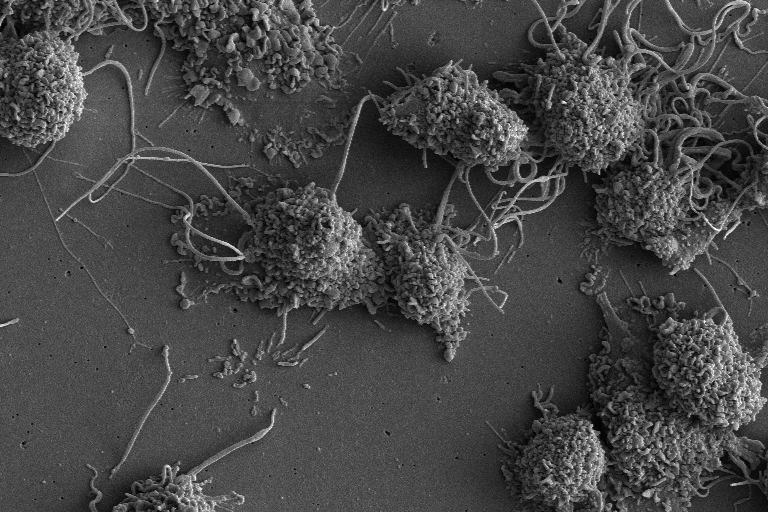
#> input picture Datasets/Lung_Cells_DC_Split_overlap/train/Lung Cells Exposed to Crystalline Silica (CS)/CS_Bottom of Insert_DC_02052021_5KV_1000_ETD-HV_5_12_9.png, 768 x 512 px, found by its file name; its folder holds only this picture in this run
$ python image_crop_overlap.py
#> lines starting #> are read from the running program, lines starting #| are printed output that depends on the picture
import os
from PIL import Image

# Function to divide an image into smaller sections with 50% overlap
def divide_image(image_path, output_folder, image_name, tile_size=(768, 512), overlap=0.5):
#> called with tile_size = (768, 512), overlap = 0.5
    img = Image.open(image_path)
#> img is the input picture: PIL image 768x512 L; min 1, max 255, mean 70.5
    img = img.crop((0, 0, img.width, 1024))  # Ensure the image height is 1024
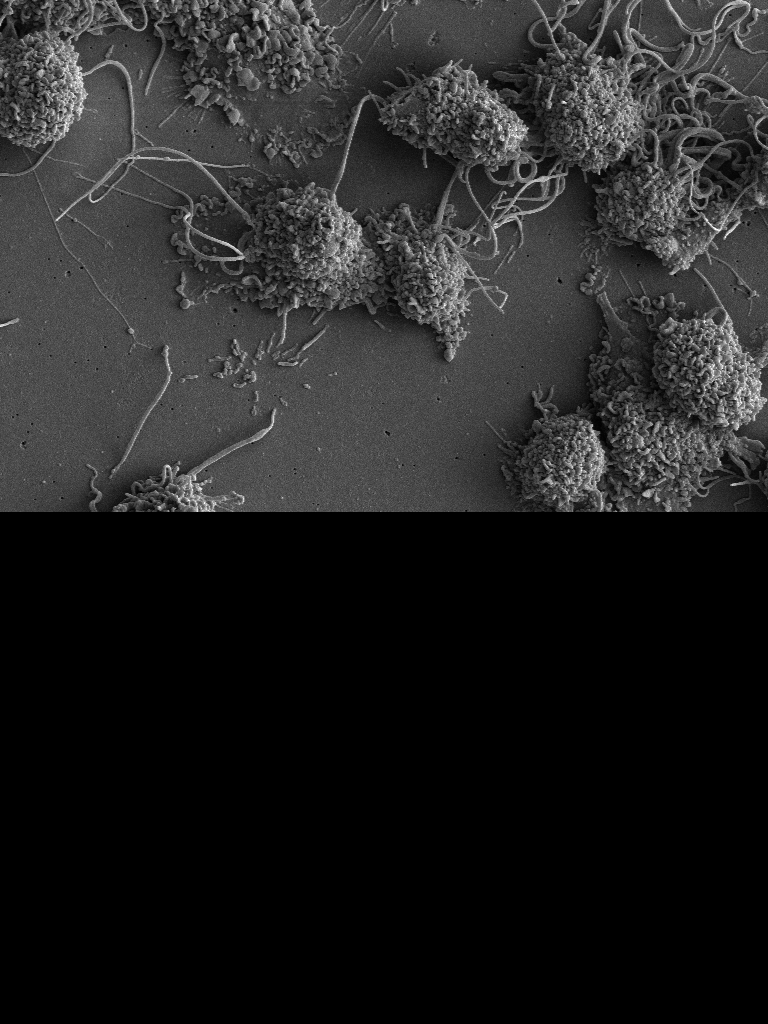
#> img: PIL image 768x1024 L; min 0, max 255, mean 35.2
    img_width, img_height = img.size
#> img_width = 768; img_height = 1024

    count = 0
    step_x = int(tile_size[0] * (1 - overlap))  # 50% of tile width (384)
    step_y = int(tile_size[1] * (1 - overlap))  # 50% of tile height (256)

    for y in range(0, img_height - tile_size[1] + 1, step_y):
        for x in range(0, img_width - tile_size[0] + 1, step_x):
            box = (x, y, x + tile_size[0], y + tile_size[1])
            cropped_img = img.crop(box)
            save_path = os.path.join(output_folder, f"{image_name}_{count}.png")
            cropped_img.save(save_path)
            print(f"Saved image: {save_path}")
            count += 1
#> this loop made 3 passes
#> pass 2, in divide_image, `cropped_img.save(save_path)`:
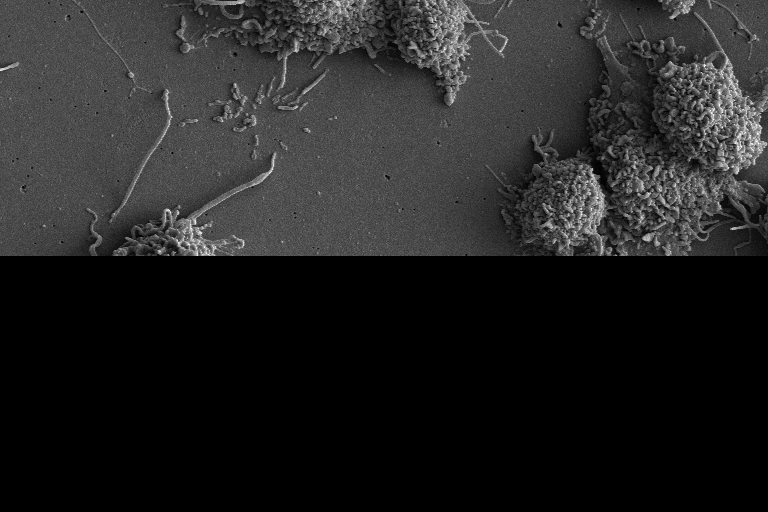
#> saved as CS_Bottom of Insert_DC_02052021_5KV_1000_ETD-HV_5_12_9_1.png: PIL image 768x512 L; min 0, max 255, mean 35.6
#> after the loop: cropped_img: PIL image 768x512 L; every value is 0
#> after the loop, count = 3

    # Handle the right and bottom edges
    for y in range(0, img_height - tile_size[1] + 1, step_y):
        box = (img_width - tile_size[0], y, img_width, y + tile_size[1])
        cropped_img = img.crop(box)
        save_path = os.path.join(output_folder, f"{image_name}_{count}.png")
        cropped_img.save(save_path)
        print(f"Saved image: {save_path}")
        count += 1
#> after the loop, count = 6

    for x in range(0, img_width - tile_size[0] + 1, step_x):
        box = (x, img_height - tile_size[1], x + tile_size[0], img_height)
        cropped_img = img.crop(box)
        save_path = os.path.join(output_folder, f"{image_name}_{count}.png")
        cropped_img.save(save_path)
        print(f"Saved image: {save_path}")
        count += 1
#> this loop made 1 pass
#> count on pass 1: 7
#| Saved image: Datasets/Lung_Cells_DC_Split_overlap_1200/train/Lung Cells Exposed to Crystalline Silica (CS)/CS_Bottom of Insert_DC_02052021_5KV_1000_ETD-HV_5_12_9_6.png
#> after the loop, count = 7

    # Handle the bottom-right corner
    box = (img_width - tile_size[0], img_height - tile_size[1], img_width, img_height)
    cropped_img = img.crop(box)
    save_path = os.path.join(output_folder, f"{image_name}_{count}.png")
    cropped_img.save(save_path)
    print(f"Saved image: {save_path}")
#| Saved image: Datasets/Lung_Cells_DC_Split_overlap_1200/train/Lung Cells Exposed to Crystalline Silica (CS)/CS_Bottom of Insert_DC_02052021_5KV_1000_ETD-HV_5_12_9_7.png
    count += 1
#> count = 8

# Path to the main folder containing 'train' and 'val' subfolders
main_folder_path = 'Datasets/Lung_Cells_DC_Split_1200/'
# Path to the new main output folder
output_main_folder_path = 'Datasets/Lung_Cells_DC_Split_overlap_1200/'

# Create the main output folder if it doesn't exist
os.makedirs(output_main_folder_path, exist_ok=True)

# Loop through 'train' and 'val' folders
for split in ['train', 'val']:
    split_input_path = os.path.join(main_folder_path, split)
    split_output_path = os.path.join(output_main_folder_path, split)
    os.makedirs(split_output_path, exist_ok=True)

    print(f"Processing {split} folder")

    # Loop through each class subfolder in the split
#> (the run stopped early here; a loop or call above may not have finished)
